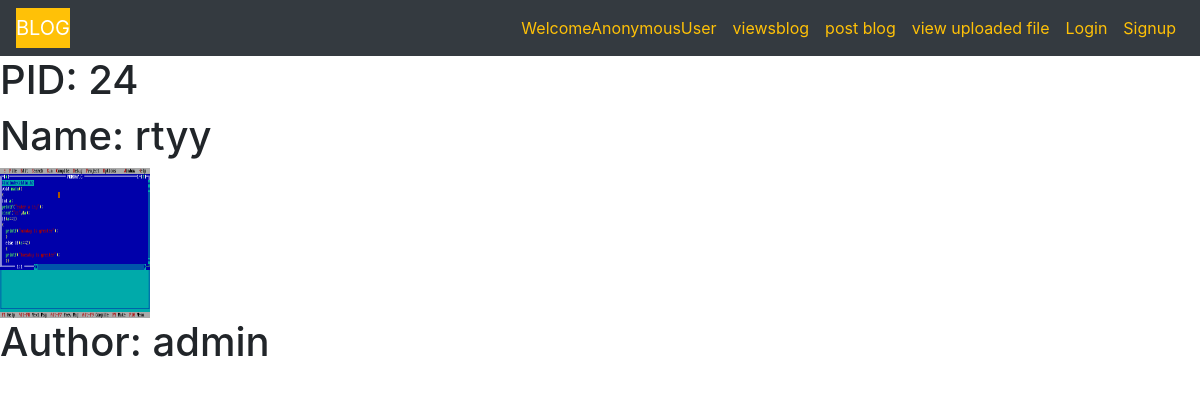
Page /detailproduct/24 on the committed database.
### blogapp/models.py (models this page shows)
class upload(models.Model):
    Title=models.CharField(max_length=30,default='')
    Description=models.CharField(max_length=500,default='')
    name=models.CharField(max_length=50)
    pic=models.FileField(upload_to='image/')
    author=models.CharField(max_length=50)
    upload_date=models.DateTimeField(default=datetime.now)

### blogapp/views.py (the view)
# urls.py: path('detailproduct/<pid>',views.Detailview),
def Detailview(request,pid):
    images=upload.objects.get(id=pid)
    return render(request,'blogapp/detailview.html',{'images':images})

### templates/blogapp/detailview.html
{% extends 'blogapp/base.html'%}
  {% block parentblock %}
<h1>product Details</h1>
{% if images  %}
  <h1> PID: {{images.id}} </h1>
  <h1> Name: {{images.name}} </h1>
  <img src="{{images.pic.url}}" alt="my pic" height="150" width="150">
  <h1> Author: {{images.author}}</h1>
{%endif%}
  {%endblock%}

### rows in the picture
upload: id "24", name "rtyy", pic (picture), author "admin"

### other values in the picture
{{ request.user }} "AnonymousUser"
